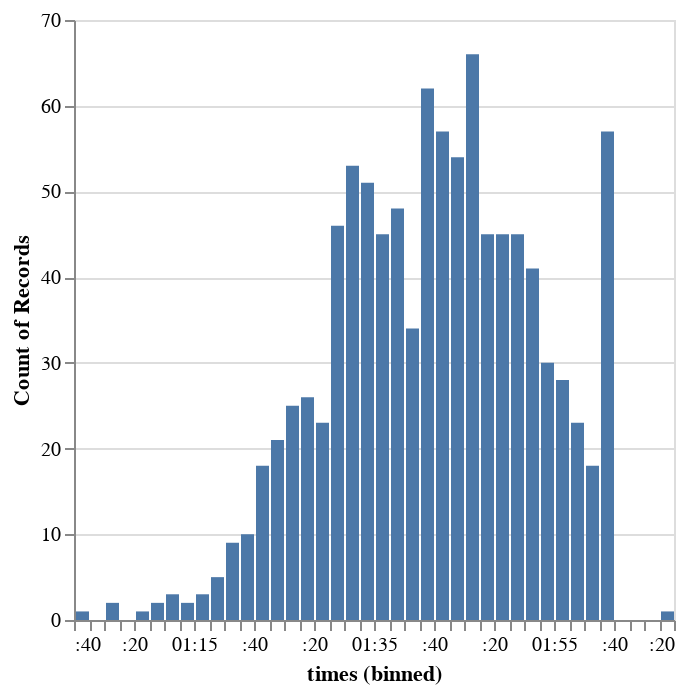

Notebook cell for this chart:
### Code cell
show_simulation(cheese_count, curr_time, curr_delay, offset)

### Figure 1 — Vega-Lite specification as saved in the notebook (floating-point values rounded to 4 significant figures; data arrays with more than 128 entries replaced by an {"elided": "..."} marker saying what was removed)
{"config": {"view": {"continuousWidth": 300, "continuousHeight": 300}}, "data": {"name": "data-49f8be93ec71773fcb66d859dd574a58"}, "mark": {"type": "bar"}, "encoding": {"x": {"bin": {"maxbins": 50}, "field": "times", "type": "temporal"}, "y": {"aggregate": "count", "type": "quantitative"}}, "params": [{"name": "param_1", "select": {"type": "interval", "encodings": ["x", "y"]}, "bind": "scales"}], "$schema": "https://vega.github.io/schema/vega-lite/v5.20.1.json", "datasets": {"data-49f8be93ec71773fcb66d859dd574a58": {"elided": "1000 records"}}}
